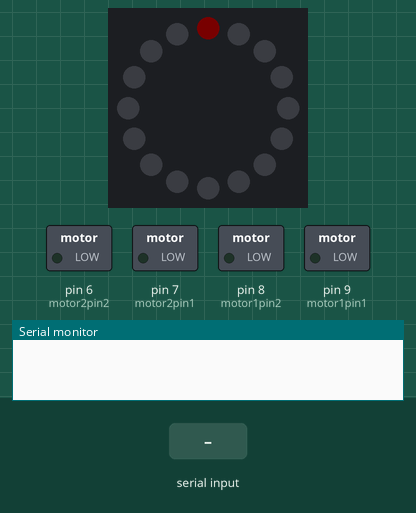
Simulated run of this sketch. Board: Arduino Uno, built with avr-gcc and run on an emulated ATmega328P. Parts: 16 RGB LEDs in a ring, first at the top, clockwise, switched loads named in the sketch (green lamp = pin HIGH), the last lines printed to the serial monitor. The test bench sets the inputs (shaded band). Dim RGB values are drawn brighter than linear.

Above: at 0.01 s.
At 2.0 s:
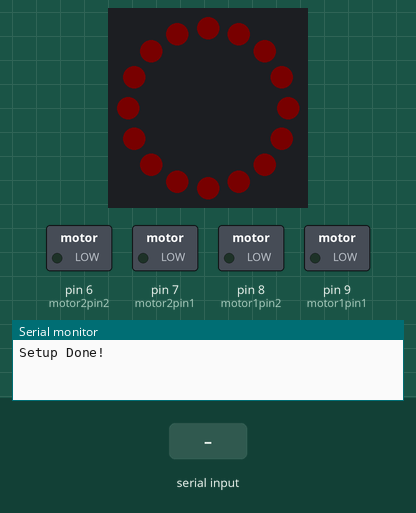
2.1 s: "1" received over the second serial link
At 3.0 s:
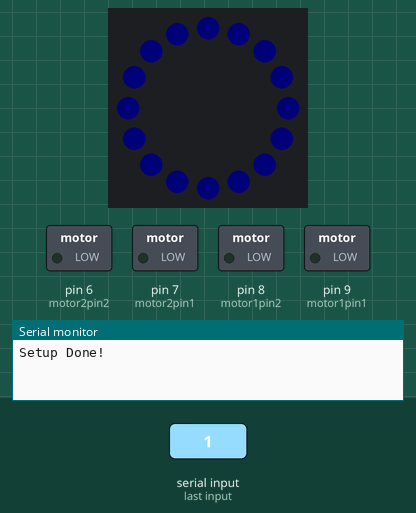
Timing chart, 0 to 5.1 s (numbered marks = the images above; inputs shaded):
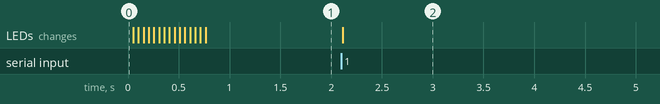

Measured:
- after the input at 2.1 s, the LEDs: change at once (image 2)

The sketch:

project_anita_uno.ino
```cpp
#include <SoftwareSerial.h>
#include <Adafruit_NeoPixel.h>

SoftwareSerial mySerial(2,3); //RX TX

void ringLightDriver(int opCode, int R, int G, int B);
void motorDriver(int incomingOpCode);

int movementFlag = 0;

//motor 1 pins
int motor1pin1 = 9;
int motor1pin2 = 8;

//motor 2 pins
int motor2pin1 = 7;
int motor2pin2 = 6;

//ringLights
int pixelring = 5;
int numofLEDS = 16;
int delayval = 4000;

Adafruit_NeoPixel pixels = Adafruit_NeoPixel(numofLEDS, pixelring, NEO_GRB+NEO_KHZ800);

void ringLightDriver(int opCode, int R, int G, int B){
  //0 for boot up
  //1 for serial connection sucessful, awaiting for command
  //2 for movement

  uint8_t i;
  uint8_t offset = 0;

  if(opCode == 0){
    for(i=0; i<numofLEDS; i++){
     pixels.setPixelColor(i, pixels.Color(R,G,B));
     pixels.show();
     delay(50);
   }
   delay(50);
  }

  if(opCode == 1){
    for(i = 0; i<numofLEDS; i++){
      pixels.setPixelColor(i, pixels.Color(R,G,B));
    }
    pixels.show();
    delay(delayval);
  }
  if(opCode ==2){
      for(i=0; i<numofLEDS; i++){
        pixels.setPixelColor(i, pixels.Color(R,G,B));
        pixels.show();
        delay(50);
        }


  }
}

void setup() {
  // put your setup code here, to run once:
  Serial.begin(115200); //prints values generated by the arduino board
  mySerial.begin(115200); //prints values transmitted from the ESP 32 board

  //ringLights initialization
  pixels.begin();
  pixels.setBrightness(2); //x/255

  pinMode(motor1pin1, OUTPUT);
  pinMode(motor1pin2, OUTPUT);
  pinMode(motor2pin1, OUTPUT);
  pinMode(motor2pin2, OUTPUT);

   ringLightDriver(0, 255, 0, 0);

  Serial.println("Setup Done!");
}

void loop() {
  // put your main code here, to run repeatedly:

  int stringlen;
  int IncomingCode;


  if(mySerial.available()>0){

      ringLightDriver(1, 0, 0, 255);

      IncomingCode = mySerial.read();

      Serial.println(IncomingCode);

      if(IncomingCode == 1){


        digitalWrite(motor1pin1, HIGH);
        digitalWrite(motor1pin2, LOW);

        digitalWrite(motor2pin1, HIGH);
        digitalWrite(motor2pin2, LOW);


      }
      if(IncomingCode == 2){

          digitalWrite(motor1pin1, LOW);
          digitalWrite(motor1pin2, HIGH);

          digitalWrite(motor2pin1, LOW );
          digitalWrite(motor2pin2, HIGH);

      }

      if(IncomingCode == 3){

          digitalWrite(motor1pin1, LOW);
          digitalWrite(motor1pin2, HIGH);

           digitalWrite(motor2pin1, HIGH);
          digitalWrite(motor2pin2, LOW);

      }

      if(IncomingCode == 4){

          digitalWrite(motor1pin1, HIGH);
          digitalWrite(motor1pin2, LOW);

          digitalWrite(motor2pin1, LOW);
          digitalWrite(motor2pin2, HIGH);
      }

     if(IncomingCode == 5){

          digitalWrite(motor1pin1, LOW);
          digitalWrite(motor1pin2, LOW);

          digitalWrite(motor2pin1, LOW);
          digitalWrite(motor2pin2, LOW);
      }


  }

  delay(50);


}
```
